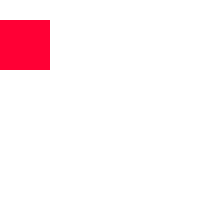
Frame 1 (no input)
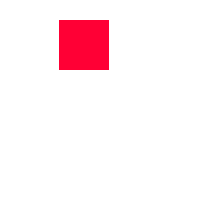
Frame 60 (the mouse pressed at the canvas centre just before this capture)
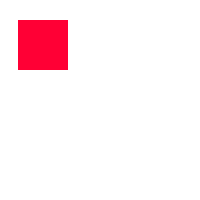
Frame 120 (the mouse held since frame 60 and released just before this capture)

The Processing sketch that drew these frames (run headless with seeded random() and noise(); from frame 60 on, the mouse is pressed at the canvas centre):

// Processing sketch: Question2
// ── Question2.pde
int i;
void setup() {
  size(200, 200);
  noStroke(); fill(255, 0, 53);
  i = 0;
}
void draw() {
  background(255);
  rect(i, 20, 50, 50);
  if(2*(i++) >= 199) i = 0;
  
}
